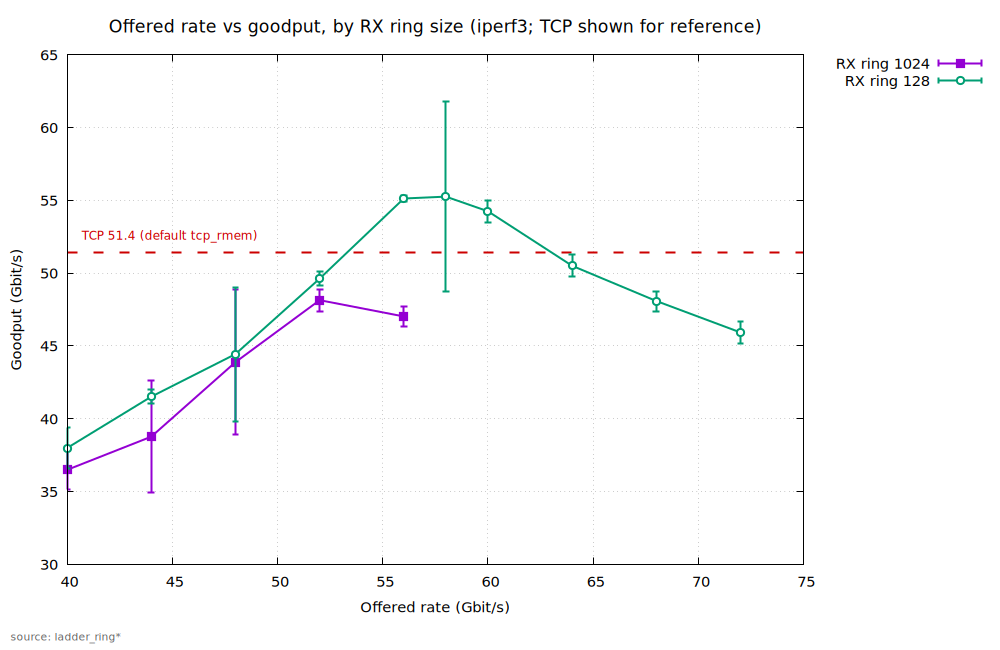

This figure's gnuplot source:
set terminal pngcairo size 1000,650 noenhanced font "Sans,11"
set output "/home/chanseo/lab/figures/fig03_rate_ladder_by_ring.png"
set title "Offered rate vs goodput, by RX ring size (iperf3; TCP shown for reference)" font "Sans,13"
set xlabel "Offered rate (Gbit/s)"
set ylabel "Goodput (Gbit/s)"
set grid
set key outside right top
set label "source: ladder_ring*" at screen 0.01,0.02 font "Sans,8" tc rgb "#666666"
set bmargin 5


set arrow from graph 0,first 51.4 to graph 1,first 51.4 nohead lc rgb "#cc0000" dt 2 lw 2
set label "TCP 51.4 (default tcp\_rmem)" at graph 0.02,first 52.6 tc rgb "#cc0000" font "Sans,9"
plot "/home/chanseo/lab/figures/fig03.dat" index 0 using 1:2:3 with yerrorlines lw 2 pt 5 ps 1.2 title "RX ring 1024", "/home/chanseo/lab/figures/fig03.dat" index 1 using 1:2:3 with yerrorlines lw 2 pt 6 ps 1.2 title "RX ring 128"
